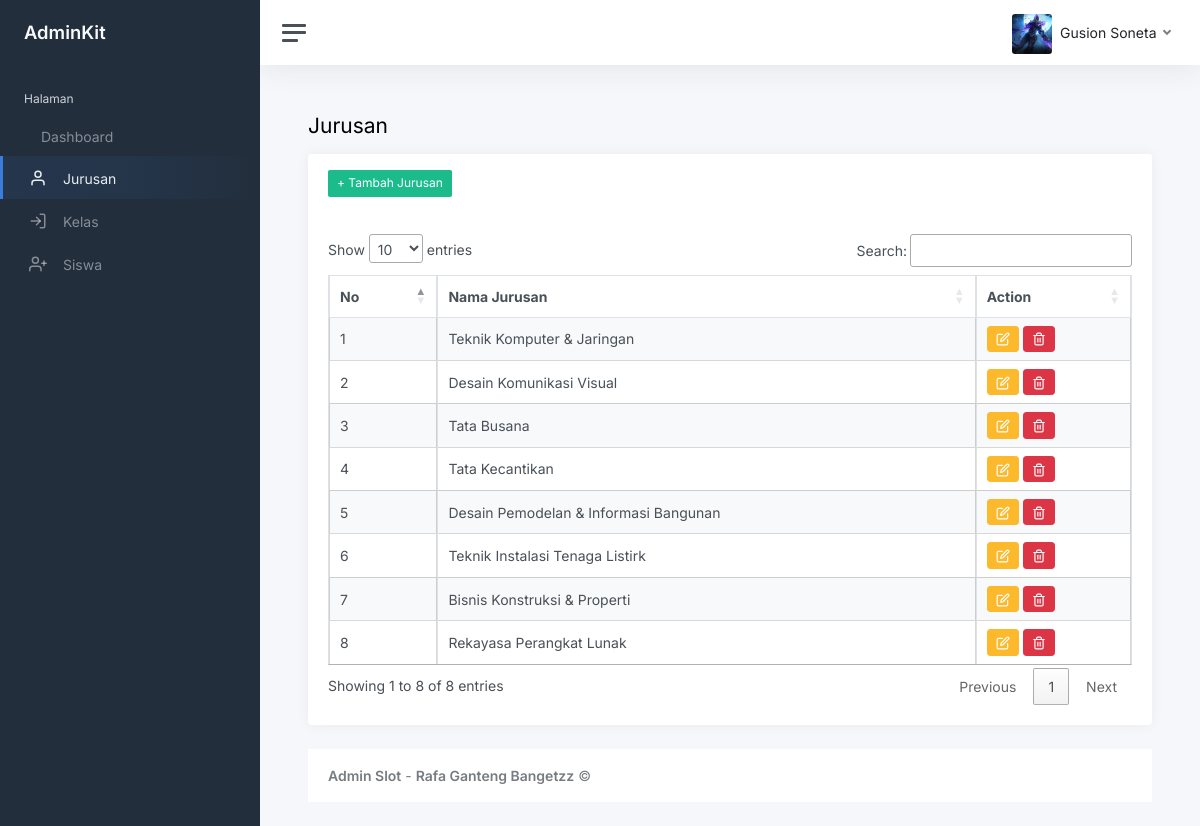
Page /index.php?page=jurusan (signed in) on the committed database.
### tables this page shows
CREATE TABLE `jurusan` (
  `id_jurusan` int(11) NOT NULL,
  `nama_jurusan` varchar(50) NOT NULL
);

### jurusan.php (the view, shortened to what this page needs)
<h1 class="h3 mb-3">Jurusan</h1>
<div class="row">
    <div class="col-12">
        <div class="card flex-fill">
            <div class="card-header">
                <a href="?page=tambah-jurusan" class="btn btn-success btn-sm">+ Tambah Jurusan</a>
            </div>
            <div class="card-body">
                <table class="table table-bordered table-striped table-hover cell-border" id="jurusan">
                    <thead>
                        <tr>
                            <th>No</th>
                            <th>Nama Jurusan</th>
                            <th>Action</th>
                        </tr>
                    </thead>
                    <tbody>
                        <?php
                        $i = 1;
                        $query = mysqli_query($koneksi, "SELECT * FROM jurusan");
                        while ($data = mysqli_fetch_array($query)) {
                        ?>
                            <tr>
                                <td><?php echo $i ?></td>
                                <td><?php echo $data['nama_jurusan'] ?>
                                </td>
                                <td>
                                    <a href="?page=ubah-jurusan&id=<?php echo $data['id_jurusan'] ?>" class="btn btn-warning btn-sm rounded"><i data-feather="edit"></i></a>
                                    <a href="?page=hapus-jurusan&id=<?php echo $data['id_jurusan'] ?>" onclick="return confirm('Yakin Untuk Menghapus ?')" class="btn btn-danger btn-sm rounded"><i data-feather="trash-2"></i></a>
                                </td>
                            </tr>
                        <?php
                            $i++;
                        }
                        ?>
                    </tbody>
                </table>
            </div>
        </div>
    </div>
</div>

### rows in the picture
jurusan: nama_jurusan "Teknik Komputer & Jaringan"
jurusan: nama_jurusan "Desain Komunikasi Visual"
jurusan: nama_jurusan "Tata Busana"
jurusan: nama_jurusan "Tata Kecantikan"
jurusan: nama_jurusan "Desain Pemodelan & Informasi Bangunan"
jurusan: nama_jurusan "Teknik Instalasi Tenaga Listirk"
jurusan: nama_jurusan "Bisnis Konstruksi & Properti"
jurusan: nama_jurusan "Rekayasa Perangkat Lunak"

### other values in the picture
$_SESSION['user']['nama'] "Gusion Soneta"
